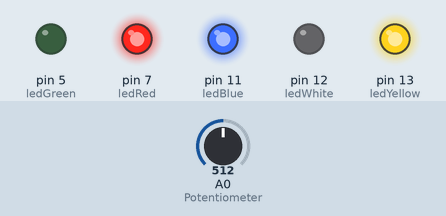
The sketch below on a simulated Arduino Uno, built with avr-gcc and run on an emulated ATmega328P. Parts: output pins drawn as LEDs (lit = HIGH). The test bench sets the inputs (shaded band); at power-on: A0 (Potentiometer) = 512. What the sketch prints to the serial monitor is not drawn.

Above: at 1.2 s.
1.3 s: A0 (Potentiometer) set to 427
2.8 s: A0 (Potentiometer) set to 400
At 3.7 s:
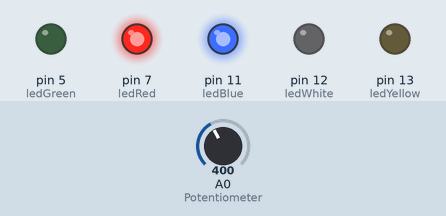
4.3 s: A0 (Potentiometer) set to 222
5.8 s: A0 (Potentiometer) set to 203
At 7.0 s:
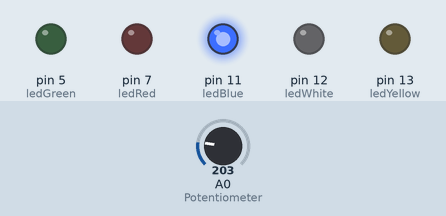
7.3 s: A0 (Potentiometer) set to 12
8.8 s: A0 (Potentiometer) set to 9
At 9.4 s:
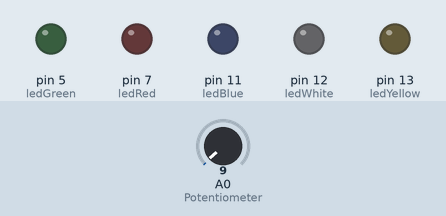
Timing chart, 0 to 11.3 s (numbered marks = the images above; inputs shaded):
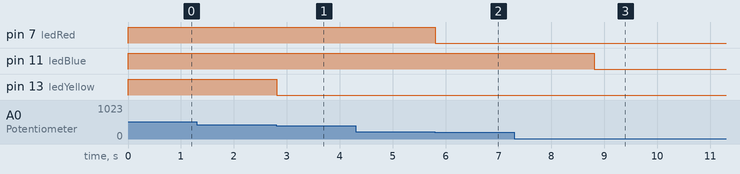

Measured:
- the behaviour switches between 418 and 417 on A0 (Potentiometer) (found by bisection; images 0 and 1)
- the behaviour switches between 215 and 214 on A0 (Potentiometer) (found by bisection; images 1 and 2)
- the behaviour switches between 11 and 10 on A0 (Potentiometer) (found by bisection; images 2 and 3)
- after the input at 2.8 s, pin 13 (ledYellow): HIGH → LOW at once
- after the input at 5.8 s, pin 7 (ledRed): HIGH → LOW at once
- after the input at 8.8 s, pin 11 (ledBlue): HIGH → LOW at once

The sketch:

Tam___Cin.ino
```cpp
int Potentiometer=A0;
int ledBlue=11;
int ledRed=7;
int ledYellow=13;
int ledGreen=5;
int ledWhite=12;


void setup() {
  // put your setup code here, to run once:
  pinMode(Potentiometer,INPUT);
  pinMode(ledBlue,OUTPUT);
  pinMode(ledRed,OUTPUT);
  pinMode(ledYellow,OUTPUT);
  pinMode(ledGreen,OUTPUT);
  pinMode(ledWhite,OUTPUT);
  Serial.begin(9600);
}

void loop() {
  // put your main code here, to run repeatedly;
int potVal = analogRead(Potentiometer);
Serial.println(potVal);
if((potVal>=0 )&& (potVal<=10)){
  digitalWrite(11,LOW);
  digitalWrite(7,LOW);
  digitalWrite(13,LOW);
  digitalWrite(5,LOW);
  digitalWrite(12,LOW);

  }
if((potVal>10 )&& (potVal<=214)){
   digitalWrite(11,HIGH);
  digitalWrite(7,LOW);
  digitalWrite(13,LOW);
  digitalWrite(5,LOW);
  digitalWrite(12,LOW);

}
if((potVal>214 )&& (potVal<=417)){
   digitalWrite(11,HIGH);
   digitalWrite(7,HIGH);
   digitalWrite(13,LOW);
   digitalWrite(5,LOW);
   digitalWrite(12,LOW);

}
if((potVal>417 )&& (potVal<=620)){
   digitalWrite(11,HIGH);
   digitalWrite(7,HIGH);
   digitalWrite(13,HIGH);
   digitalWrite(5,LOW);
   digitalWrite(12,LOW);

}
if((potVal>620 )&& (potVal<=821)){
   digitalWrite(11,HIGH);
   digitalWrite(7,HIGH);
   digitalWrite(13,HIGH);
   digitalWrite(5,HIGH);
   digitalWrite(12,LOW);

}
if((potVal>821 )&& (potVal<=1023)){
   digitalWrite(11,HIGH);
   digitalWrite(7,HIGH);
   digitalWrite(13,HIGH);
   digitalWrite(5,HIGH);
   digitalWrite(12,HIGH);

}
}
```
